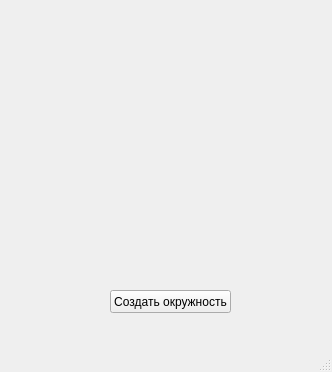
<?xml version="1.0" encoding="UTF-8"?>
<ui version="4.0">
 <class>MainWindow</class>
 <widget class="QMainWindow" name="MainWindow">
  <property name="geometry">
   <rect>
    <x>0</x>
    <y>0</y>
    <width>332</width>
    <height>372</height>
   </rect>
  </property>
  <property name="windowTitle">
   <string>MainWindow</string>
  </property>
  <widget class="QWidget" name="centralwidget">
   <widget class="QPushButton" name="spawnCircleButton">
    <property name="geometry">
     <rect>
      <x>110</x>
      <y>290</y>
      <width>121</width>
      <height>23</height>
     </rect>
    </property>
    <property name="text">
     <string>Создать окружность</string>
    </property>
   </widget>
  </widget>
  <widget class="QMenuBar" name="menubar">
   <property name="geometry">
    <rect>
     <x>0</x>
     <y>0</y>
     <width>332</width>
     <height>21</height>
    </rect>
   </property>
  </widget>
  <widget class="QStatusBar" name="statusbar"/>
 </widget>
 <resources/>
 <connections/>
</ui>
